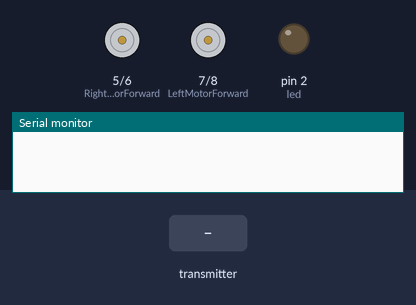
Bench run of a sketch on a simulated Arduino Uno, built with avr-gcc and run on an emulated ATmega328P. Shown: motor-driver pin pairs drawn as motors (green arrow = first pin HIGH = forward, orange = second pin HIGH = backward, longer = more drive), output pins drawn as LEDs (lit = HIGH), the last lines printed to the serial monitor. The test bench sets the inputs (shaded band). No radio packets arrive unless stated.

Above: at 1.2 s.
1.3 s: the transmitter starts sending datas.0 = 0
At 3.3 s:
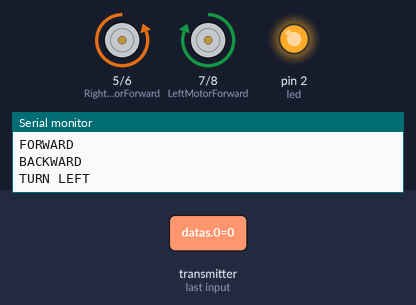
3.6 s: the transmitter starts sending datas.3 = 1023
At 4.14 s:
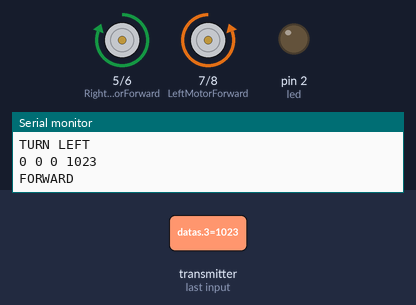
6.6 s: the transmitter starts sending datas.0 = 1023
At 6.8 s:
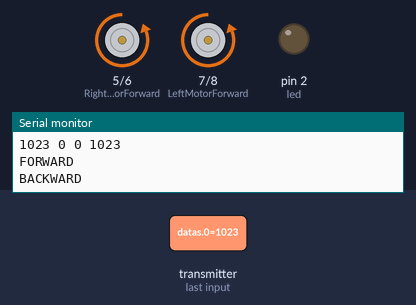
9.6 s: the transmitter starts sending datas.2 = 1023
At 9.8 s:
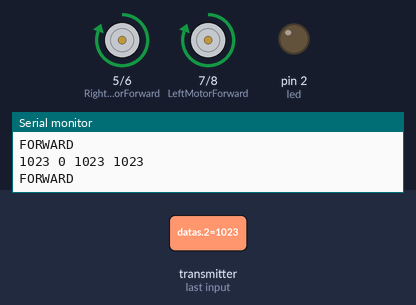
12.6 s: the transmitter starts sending datas.1 = 1023
At 12.8 s:
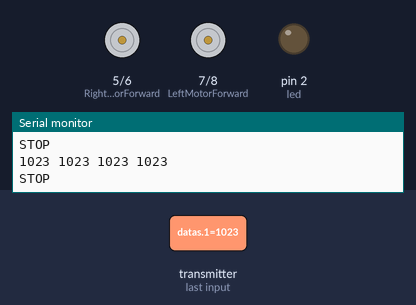
15.6 s: the transmitter starts sending datas.1 = 0
At 19.43 s:
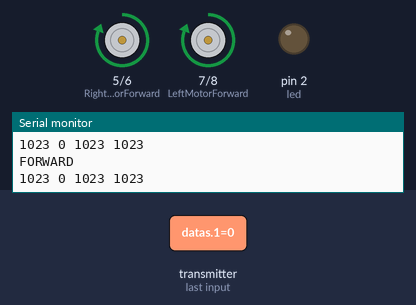
Timing chart, 0 to 19.6 s (numbered marks = the images above; inputs shaded):
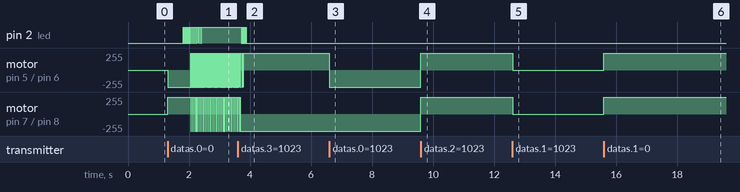

The sketch:

NRF_RECEIVER_CAR.ino
```cpp
#include <nRF24L01.h>
#include <printf.h>
#include <RF24.h> //the library which helps us to control the radio modem (nRF24L)
#include <RF24_config.h>
#include <SPI.h>      //the communication interface with the modem

/*
//Motor A
const int RightMotorForward = 3;    // IN1
const int RightMotorBackward = 2;   // IN2
//Motor B
const int LeftMotorForward = 5;     // IN3
const int LeftMotorBackward = 4;    // IN4
*/

//Motor A
const int RightMotorForward = 5;    // IN1
const int RightMotorBackward = 6;   // IN2
//Motor B
const int LeftMotorForward = 7;     // IN3
const int LeftMotorBackward = 8;    // IN4

const int led = 2;

RF24 radio(10,9);     /*This object represents a modem connected to the Arduino.
                      Arguments 10 and 9 are a digital pin numbers to which signals
                      CE and CSN are connected.*/

const uint64_t pipes = 0xE8E8F0F0E1LL; //the address of the modem,that will receive data from the Arduino.
uint16_t datas[4];

//int num;

void setup(){
  Serial.begin(9600);
  radio.begin();                    //it activates the modem.
  radio.openReadingPipe(1, pipes);
  /*
   * nrf module has upto 6 pipes for receiving data .each pipe can be set to receive to diff address.
   * pipe number = 0 to 5.
   * the first operand i.e 1 represent the second pipe  that is configured to receive data from the specified address
   * pipes represent the address from which data will be received
   *
   */
  radio.setPALevel(RF24_PA_LOW);
  radio.startListening();

  pinMode(RightMotorForward, OUTPUT);
  pinMode(LeftMotorForward, OUTPUT);
  pinMode(LeftMotorBackward, OUTPUT);
  pinMode(RightMotorBackward, OUTPUT);
   pinMode(led, OUTPUT);
     digitalWrite(led,LOW);
          //enable receiving data via modem
  }

void loop(){
  if(radio.available()){

  radio.read(&datas, sizeof(datas));
  digitalWrite(led,HIGH);
  Serial.print(datas[0]);
  Serial.print(" ");
  Serial.print(datas[1]);
  Serial.print(" ");
  Serial.print(datas[2]);
  Serial.print(" ");
  Serial.println(datas[3]);

      if(datas[1] <=900){
    digitalWrite(RightMotorForward, HIGH);
    digitalWrite(RightMotorBackward, LOW);
    digitalWrite(LeftMotorForward, HIGH);
    digitalWrite(LeftMotorBackward, LOW);
    Serial.println("FORWARD");
    }

    if(datas[2]<=700){
    digitalWrite(RightMotorForward, LOW);
    digitalWrite(RightMotorBackward, HIGH);
    digitalWrite(LeftMotorForward, LOW);
    digitalWrite(LeftMotorBackward, HIGH);
    Serial.println("BACKWARD");
    }

    if(datas[0] <= 700 ){
    digitalWrite(RightMotorForward, HIGH);
    digitalWrite(RightMotorBackward, LOW);
    digitalWrite(LeftMotorForward, LOW);
    digitalWrite(LeftMotorBackward, HIGH);
    Serial.println("TURN LEFT");
    }

  if(datas[3] <= 700 ){
    digitalWrite(RightMotorForward, LOW);
    digitalWrite(RightMotorBackward, HIGH);
    digitalWrite(LeftMotorForward, HIGH);
    digitalWrite(LeftMotorBackward, LOW);
    Serial.println("TURN RIGHT");
    }

    if(datas[0] > 700 && datas[1] >900 && datas[2] > 700 && datas[3] > 700 ){
    digitalWrite(RightMotorForward, LOW);
    digitalWrite(RightMotorBackward, LOW);
    digitalWrite(LeftMotorForward, LOW);
    digitalWrite(LeftMotorBackward, LOW);
    Serial.println("STOP");
    }

  }
  else
  {
      digitalWrite(led,LOW);
  }
}
```

Measured:
- after the input at 1.3 s, pin 2 (led): alternates HIGH for 0.03 s and LOW for 0.02 s, 25 changes in all, then stays HIGH, starting after 0.51 s; motor on pin 5 (RightMotorForward) / pin 6 (RightMotorBackward): stopped → backward 255/255 at once, then repeats every 0.05 s: forward 255/255 0.01 s, backward 255/255 0.04 s
- after the input at 3.6 s, pin 2 (led): alternates HIGH for 0.02 s and LOW for 0.02 s, 9 changes in all, then stays LOW, starting after 0.11 s; motor on pin 5 (RightMotorForward) / pin 6 (RightMotorBackward): alternates forward 255/255 for 0.03 s and backward 255/255 for 0.01 s, 4 changes in all, then stays forward 255/255, starting after 0.13 s
- after the input at 6.6 s, motor on pin 5 (RightMotorForward) / pin 6 (RightMotorBackward): forward 255/255 → backward 255/255 at once
- after the input at 9.6 s, motor on pin 5 (RightMotorForward) / pin 6 (RightMotorBackward), motor on pin 7 (LeftMotorForward) / pin 8 (LeftMotorBackward): backward 255/255 → forward 255/255 at once
- after the input at 12.6 s, motor on pin 5 (RightMotorForward) / pin 6 (RightMotorBackward), motor on pin 7 (LeftMotorForward) / pin 8 (LeftMotorBackward): forward 255/255 → stopped at once
- after the input at 15.6 s, motor on pin 5 (RightMotorForward) / pin 6 (RightMotorBackward), motor on pin 7 (LeftMotorForward) / pin 8 (LeftMotorBackward): stopped → forward 255/255 at once
